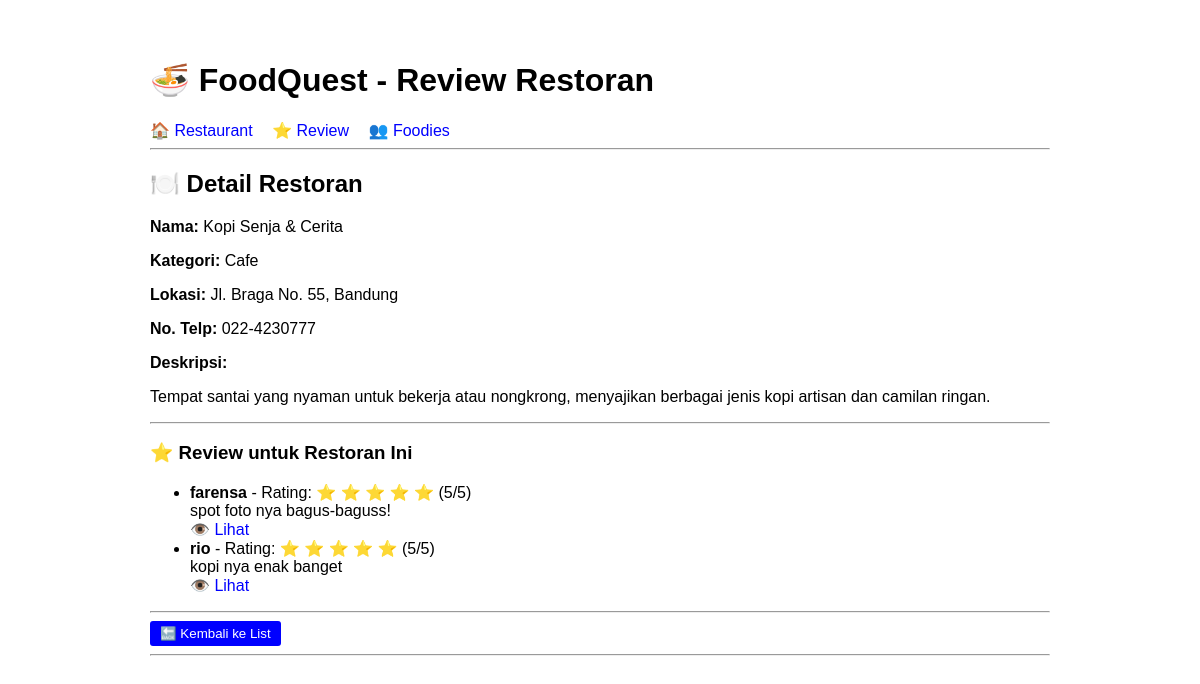
/restaurants/5/, run on the app's committed database.
### restaurant/models.py (models this page shows, shortened)
class Restaurant(models.Model):
    KATEGORI_CHOICES = [
        ('kafe', 'Cafe'),
        ('fine_dining', 'Fine Dining Restaurant'),
        ('casual_dining', 'Casual Dining Restaurant'),
        ('fast_casual', 'Fast Casual Dining'),
        ('fast_food', 'Fast Food Restaurant'),
    ]
    nama = models.CharField(max_length=100)
    lokasi = models.CharField(max_length=200)
    kategori = models.CharField(max_length=50, choices=KATEGORI_CHOICES)
    no_telp = models.CharField(max_length=20)
    deskripsi = models.TextField()
    class Meta:
        verbose_name_plural = "Restaurants"

class Review(models.Model):
    RATING_CHOICES = [(i, i) for i in range(1, 6)]
    restaurant = models.ForeignKey(Restaurant, on_delete=models.CASCADE, related_name='reviews')
    foodie = models.ForeignKey(Foodie, on_delete=models.CASCADE, related_name='reviews')
    rating = models.IntegerField(choices=RATING_CHOICES)
    komentar = models.TextField()
    waktu_review = models.DateTimeField(auto_now_add=True)
    class Meta:
        verbose_name_plural = "Reviews"
        ordering = ['-waktu_review']

class Foodie(models.Model):
    username = models.CharField(max_length=150, unique=True)
    email = models.EmailField(unique=True)
    waktu = models.DateTimeField(auto_now_add=True)
    class Meta:
        verbose_name_plural = "Foodies"

### restaurant/views.py (the view)
# urls.py: path('restaurants/<int:pk>/', views.RestaurantDetailView.as_view(), name='restaurant_detail'),
class RestaurantDetailView(DetailView):
    model = Restaurant
    template_name = 'restaurant/restaurant_detail.html'
    context_object_name = 'restaurant'

### restaurant/templates/restaurant/restaurant_detail.html
{% extends 'restaurant/base.html' %}
{% block content %}
<h2>🍽️ Detail Restoran</h2>
<p><strong>Nama:</strong> {{ restaurant.nama }}</p>
<p><strong>Kategori:</strong> {{ restaurant.get_kategori_display }}</p>
<p><strong>Lokasi:</strong> {{ restaurant.lokasi }}</p>
<p><strong>No. Telp:</strong> {{ restaurant.no_telp }}</p>
<p><strong>Deskripsi:</strong></p>
<p>{{ restaurant.deskripsi }}</p>
<hr>
<h3>⭐ Review untuk Restoran Ini</h3>
{% if restaurant.reviews.all %}
<ul>
    {% for review in restaurant.reviews.all %}
    <li>
        <strong>{{ review.foodie.username }}</strong>
        - Rating:
        {% for i in "12345" %}
            {% if i|add:0 <= review.rating %}⭐{% else %}☆{% endif %}
        {% endfor %}
        ({{ review.rating }}/5)
        <br>
        {{ review.komentar|truncatewords:20 }}
        <br>
        <a href="{% url 'review_detail' review.id %}">👁️ Lihat</a>
    </li>
    {% endfor %}
</ul>
{% else %}
<p>Belum ada review untuk restoran ini.</p>
{% endif %}
<hr>
<a href="{% url 'restaurant_list' %}"><button>🔙 Kembali ke List</button></a>
{% endblock %}

### restaurant/templates/restaurant/base.html (style rules this page uses)
body { font-family: Arial, sans-serif; max-width: 900px; margin: 20px auto; padding: 20px; }
a { color: blue; text-decoration: none; }
button { padding: 5px 10px; background: blue; color: white; border: none; border-radius: 3px; cursor: pointer; }

### data on the page
Restaurant: nama "Kopi Senja & Cerita", kategori "Cafe", lokasi "Jl. Braga No. 55, Bandung", no_telp "022-4230777", deskripsi "Tempat santai yang nyaman untuk bekerja atau nongkrong, menyajikan berbagai jenis kopi artisan dan camilan ringan."
Review: foodie.username "farensa", rating "5", komentar "spot foto nya bagus-baguss!"
Review: foodie.username "rio", rating "5", komentar "kopi nya enak banget"
